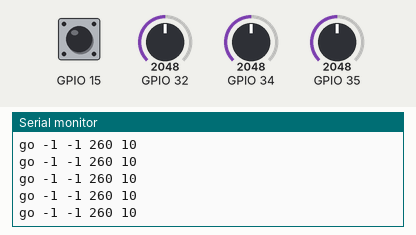
Bench run of a program on a simulated ESP32. On the bench: the last lines printed to the serial monitor. Inputs (shaded band) come from the test bench; at power-on: GPIO 34 = 2048, GPIO 35 = 2048, GPIO 32 = 2048, GPIO 15 HIGH. WiFi joins after 1.5 s; servers stay silent unless stated.

Above: at 2.7 s.
2.8 s: GPIO 34 set to 1878
At 3.5 s:
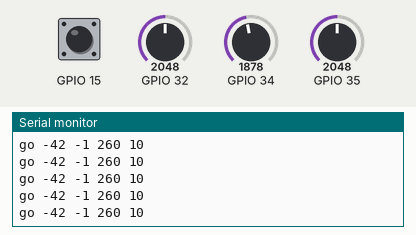
5.8 s: GPIO 35 set to 2428
At 6.8 s:
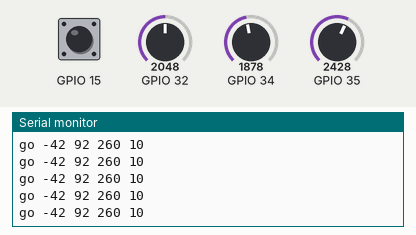
7.3 s: GPIO 35 set to 2499
10.3 s: GPIO 32 set to 725
At 10.9 s:
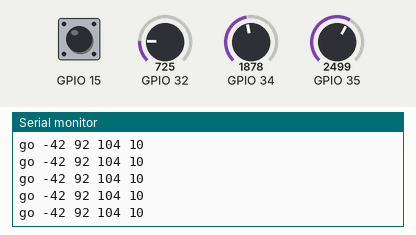
11.8 s: GPIO 32 set to 651
Timing chart, 0 to 14.8 s (numbered marks = the images above; inputs shaded):
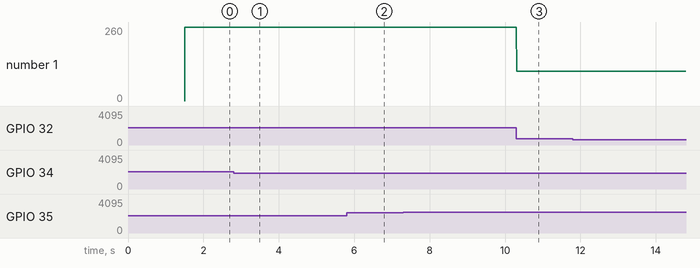

Measured:
- after the input at 2.8 s, the serial monitor: prints a new line at once (image 1)
- after the input at 5.8 s, the serial monitor: prints a new line at once (image 2)
- after the input at 10.3 s, the serial monitor: prints a new line at once (image 3)
- plotted number 1: 260 → 104 after the input at 10.3 s

The program:

main.cpp
```cpp
#include <Arduino.h>
#include <string.h>
#include <drone.h>
#include <potentiometer.h>
#include <joystick.h>

String ssid = "TelloEDU-17";
String password = "";//connecting to wifi

Drone drone(ssid, password);
Joystick joystick(15, 34, 35); // pins: btn, x, y
Potentiometer pot(32);

void setup()
{
  Serial.begin(9600);

  drone.joystick = &joystick;
  drone.potentiometer =&pot;

  joystick.addButtonListener(&drone);

  drone.connect();
  drone.setIp ("192.168.10.1"); //Set IP så den passer til det vi skal connecte med.


}

void loop()
{
  joystick.loop();
  drone.loop();
  pot.loop();
} 
```

ButtonListener.cpp
```cpp
#include <ButtonListener.h>

void ButtonListener::ButtonPressed()
{
    // this method must be defined
}
```

ButtonListener.h
```cpp
#ifndef C576B81B_1356_4D2C_BAB0_4FF8896A1719
#define C576B81B_1356_4D2C_BAB0_4FF8896A1719

class ButtonListener{
    public:
        virtual void ButtonPressed();
};

#endif /* C576B81B_1356_4D2C_BAB0_4FF8896A1719 */
```

drone.cpp
```cpp
#include <Arduino.h>
#include <drone.h>
#include <joystick.h>
#include <potentiometer.h>

Drone::Drone(String ssid, String password)
{
    this->ssid = ssid;
    this->password = password;
}

void Drone::connect()
{
    Serial.println("drone begin");
    //Serial.begin(9600);
    WiFi.mode(WIFI_STA);
    WiFi.begin(this->ssid.c_str(), this->password.c_str());
    if (WiFi.waitForConnectResult() != WL_CONNECTED) {
        Serial.println("WiFi Failed");
        while(1) {
            delay(1000);
        }
    }
    if(udp.listen(udpPort)) {
        this->myIp = WiFi.localIP().toString();
        Serial.print("UDP Listening on IP: ");
        Serial.println(WiFi.localIP());

        udp.onPacket(
            [this](AsyncUDPPacket packet) -> void
            {
                // make a string from the data
                String s((char*)packet.data());
                s = s.substring(0, packet.length());
                s.trim();
                // send string to method
                this->commandResponse(s);
            }
        );
    }
}

void Drone::sendCommand(String command)
{
    udpSender.beginPacket(this->droneIp.c_str(), udpPort);
    udpSender.printf(command.c_str());
    udpSender.endPacket();
}

void Drone::setIp(String ip)
{
    this->droneIp = ip;
}

void Drone::commandResponse(String response)
{
    Serial.print("got following response: ");
    Serial.println(response.c_str());
    Serial.print("message length: ");
    Serial.println(response.length());
}

void Drone::ButtonPressed()
{
    if (flying == false)
    {
        this->flying = true;
        Serial.println("takeoff");
        this->sendCommand("takeoff");
    }
    else
    {
        Serial.println("land");
        this->sendCommand("land");
        this->flying = false;
    }
}

void Drone::loop()
{
    posX = this->joystick->getX();
    posY = this->joystick->getY();
    potValue = this->potentiometer->getZ();//set potvalue = z


   if(potentiometer->getpChanged() == true)
   {
       height = map(potValue, 0, 4095, 20, 500);//map the potvalue to be within 0-500

   }


    if(joystick->getjChanged() == true)
        {
        xVal = map(posX, 0, 4100, -500, 500);
        yVal = map(posY, 0, 4100, -500, 500);
        }

    String goXYZ = "go ";
    String sp = " ";
    goXYZ.concat(xVal +sp+ yVal +sp+ height +sp+ 10);//go x y z speed
    Serial.println(goXYZ);
    if(flying == true)
    {
    this->sendCommand(goXYZ);
    }
}
```

drone.h
```cpp
#ifndef C8C7268F_7308_4565_BA1F_FDBA5EBBD88F
#define C8C7268F_7308_4565_BA1F_FDBA5EBBD88F

#include <Arduino.h>
#include <string.h>
#include "WiFi.h"
#include "AsyncUDP.h"
#include <ButtonListener.h>
#include <joystick.h>
#include <potentiometer.h>

using namespace std;

class Drone : public ButtonListener
{
    public:
        Drone(String ssid , String password);
        void connect();
        void sendCommand(String commmand);
        void setIp(String ip);
        bool connected;
        String myIp;
        void ButtonPressed();
        void loop();
        Joystick *joystick;
        Potentiometer *potentiometer;
    private:
        void commandResponse(String response);
        String ssid;
        String password;
        AsyncUDP udp;
        WiFiUDP udpSender;
        const int udpPort = 8889;
        String droneIp = "192.168.10.1";
        bool flying = false;
        int potValue;
        int height;
        int posX;
        int posY;
        int xVal;
        int yVal;
};

#endif /* C8C7268F_7308_4565_BA1F_FDBA5EBBD88F */
```

joystick.cpp
```cpp
#include <Arduino.h>
#include <joystick.h>

Joystick::Joystick(int pinBtn, int pinX, int pinY)
{
    this->pinBtn = pinBtn;
    this->pinX = pinX;
    this->pinY = pinY;

    pinMode (this->pinBtn, INPUT_PULLUP);
    pinMode (this->pinX, INPUT);
    pinMode (this->pinY, INPUT);
}

void Joystick::addButtonListener(ButtonListener *btnLsn)
{
    this->buttonListener = btnLsn;
    this->listenerIsSet = true;
    Serial.println("done setting listener");
}

void Joystick::loop()
{
    // if joystick btn is pressed and not already set as pressed
    if (digitalRead(this->pinBtn) == 0 && this->buttonIsPressed == false)
    {
        this->buttonIsPressed = true;

        if (this->listenerIsSet)
        {
            this->buttonListener->ButtonPressed();
        }
    }
    else if (digitalRead(this->pinBtn) == 1 && this->buttonIsPressed == true)
    {
        this->buttonIsPressed = false;
    }


    this->x = analogRead(this->pinX);
    this->y = analogRead(this->pinY);
    jChanged = false;

     if (this->x > conX + deadZone || this->x < conX - deadZone)
    {
        conX = this->x;
        jChanged = true;
    }

    if(this->y > conY + deadZone || this->y < conY - deadZone)
    {
        conY = this->y;
        jChanged = true;
    }

}

int Joystick::getX()
{
    return this->x;
}
int Joystick::getY()
{
    return this->y;
}
bool Joystick::getjChanged()
{
    return this->jChanged;
}
```

joystick.h
```cpp
#ifndef A812D987_C035_417F_B3E8_E665B02237A4
#define A812D987_C035_417F_B3E8_E665B02237A4

#include <Arduino.h>
#include <ButtonListener.h>

class Joystick
{
    public:
        Joystick(int pinBtn, int pinX, int pinY);
        void loop();
        void addButtonListener(ButtonListener *btnLsn);
        int getX();
        int getY();
        bool getjChanged();
        bool jChanged = false;
    private:
        int deadZone = 100;
        int pinBtn;
        int pinX;
        int pinY;
        int y;
        int x;
        int conX;
        int conY;
        bool listenerIsSet = false;
        ButtonListener *buttonListener;
        bool buttonIsPressed = false;
};

#endif /* A812D987_C035_417F_B3E8_E665B02237A4 */
```

potentiometer.cpp
```cpp
#include "potentiometer.h"

Potentiometer::Potentiometer(int pinZ)
{
    this->pinZ = pinZ;
    pinMode(pinZ, INPUT);
    c = this->z;

}
void Potentiometer::loop() {

    this->z = analogRead(this->pinZ);
    pChanged = false;

     if (this->z > c + deadZone)
    {
        c = this->z;
        pChanged = true;
    }

    if(this->z < c - deadZone)
    {
        c = this->z;
        pChanged = true;
    }

}
int Potentiometer::getZ()
{
    return this->c;
}
bool Potentiometer::getpChanged(){
    return this->pChanged;
}
```

potentiometer.h
```cpp
#ifndef A812D987_C035_417F_B3E8_E665B02237A8
#define A812D987_C035_417F_B3E8_E665B02237A8

#include <Arduino.h>

class Potentiometer
{
    public:
        Potentiometer(int pinZ);
        void loop();
        int getZ();
        bool getpChanged();
        bool pChanged = false;

    private:
        int pinZ;
        int z;
        int deadZone = 80;
        int c;
};

#endif /* A812D987_C035_417F_B3E8_E665B02237A8 */
```
